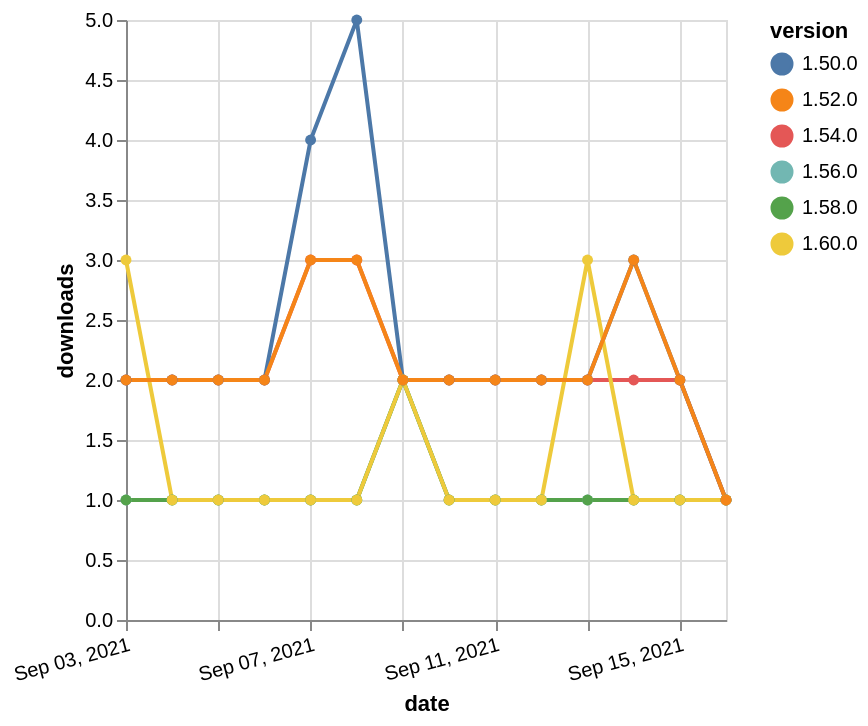

Write the Vega-Lite specification saved for this chart.
### Vega-Lite specification from a JSON file in a GitHub repository (floating-point values rounded to 4 significant figures)
{"$schema": "https://vega.github.io/schema/vega-lite/v5.json", "description": "A simple bar chart with embedded data.", "data": {"values": [{"date": "2021-09-03", "total": 263, "delta": 1, "version": "1.56.0"}, {"date": "2021-09-04", "total": 264, "delta": 1, "version": "1.56.0"}, {"date": "2021-09-05", "total": 265, "delta": 1, "version": "1.56.0"}, {"date": "2021-09-06", "total": 266, "delta": 1, "version": "1.56.0"}, {"date": "2021-09-07", "total": 267, "delta": 1, "version": "1.56.0"}, {"date": "2021-09-08", "total": 268, "delta": 1, "version": "1.56.0"}, {"date": "2021-09-09", "total": 270, "delta": 2, "version": "1.56.0"}, {"date": "2021-09-10", "total": 271, "delta": 1, "version": "1.56.0"}, {"date": "2021-09-11", "total": 272, "delta": 1, "version": "1.56.0"}, {"date": "2021-09-12", "total": 273, "delta": 1, "version": "1.56.0"}, {"date": "2021-09-13", "total": 274, "delta": 1, "version": "1.56.0"}, {"date": "2021-09-14", "total": 275, "delta": 1, "version": "1.56.0"}, {"date": "2021-09-15", "total": 276, "delta": 1, "version": "1.56.0"}, {"date": "2021-09-16", "total": 277, "delta": 1, "version": "1.56.0"}, {"date": "2021-09-03", "total": 2345, "delta": 2, "version": "1.54.0"}, {"date": "2021-09-04", "total": 2347, "delta": 2, "version": "1.54.0"}, {"date": "2021-09-05", "total": 2349, "delta": 2, "version": "1.54.0"}, {"date": "2021-09-06", "total": 2351, "delta": 2, "version": "1.54.0"}, {"date": "2021-09-07", "total": 2354, "delta": 3, "version": "1.54.0"}, {"date": "2021-09-08", "total": 2357, "delta": 3, "version": "1.54.0"}, {"date": "2021-09-09", "total": 2359, "delta": 2, "version": "1.54.0"}, {"date": "2021-09-10", "total": 2361, "delta": 2, "version": "1.54.0"}, {"date": "2021-09-11", "total": 2363, "delta": 2, "version": "1.54.0"}, {"date": "2021-09-12", "total": 2365, "delta": 2, "version": "1.54.0"}, {"date": "2021-09-13", "total": 2367, "delta": 2, "version": "1.54.0"}, {"date": "2021-09-14", "total": 2369, "delta": 2, "version": "1.54.0"}, {"date": "2021-09-15", "total": 2371, "delta": 2, "version": "1.54.0"}, {"date": "2021-09-16", "total": 2372, "delta": 1, "version": "1.54.0"}, {"date": "2021-09-03", "total": 219, "delta": 1, "version": "1.58.0"}, {"date": "2021-09-04", "total": 220, "delta": 1, "version": "1.58.0"}, {"date": "2021-09-05", "total": 221, "delta": 1, "version": "1.58.0"}, {"date": "2021-09-06", "total": 222, "delta": 1, "version": "1.58.0"}, {"date": "2021-09-07", "total": 223, "delta": 1, "version": "1.58.0"}, {"date": "2021-09-08", "total": 224, "delta": 1, "version": "1.58.0"}, {"date": "2021-09-09", "total": 226, "delta": 2, "version": "1.58.0"}, {"date": "2021-09-10", "total": 227, "delta": 1, "version": "1.58.0"}, {"date": "2021-09-11", "total": 228, "delta": 1, "version": "1.58.0"}, {"date": "2021-09-12", "total": 229, "delta": 1, "version": "1.58.0"}, {"date": "2021-09-13", "total": 230, "delta": 1, "version": "1.58.0"}, {"date": "2021-09-14", "total": 231, "delta": 1, "version": "1.58.0"}, {"date": "2021-09-15", "total": 232, "delta": 1, "version": "1.58.0"}, {"date": "2021-09-16", "total": 233, "delta": 1, "version": "1.58.0"}, {"date": "2021-09-03", "total": 3380, "delta": 2, "version": "1.50.0"}, {"date": "2021-09-04", "total": 3382, "delta": 2, "version": "1.50.0"}, {"date": "2021-09-05", "total": 3384, "delta": 2, "version": "1.50.0"}, {"date": "2021-09-06", "total": 3386, "delta": 2, "version": "1.50.0"}, {"date": "2021-09-07", "total": 3390, "delta": 4, "version": "1.50.0"}, {"date": "2021-09-08", "total": 3395, "delta": 5, "version": "1.50.0"}, {"date": "2021-09-09", "total": 3397, "delta": 2, "version": "1.50.0"}, {"date": "2021-09-10", "total": 3399, "delta": 2, "version": "1.50.0"}, {"date": "2021-09-11", "total": 3401, "delta": 2, "version": "1.50.0"}, {"date": "2021-09-12", "total": 3403, "delta": 2, "version": "1.50.0"}, {"date": "2021-09-13", "total": 3405, "delta": 2, "version": "1.50.0"}, {"date": "2021-09-14", "total": 3408, "delta": 3, "version": "1.50.0"}, {"date": "2021-09-15", "total": 3410, "delta": 2, "version": "1.50.0"}, {"date": "2021-09-16", "total": 3411, "delta": 1, "version": "1.50.0"}, {"date": "2021-09-03", "total": 210, "delta": 3, "version": "1.60.0"}, {"date": "2021-09-04", "total": 211, "delta": 1, "version": "1.60.0"}, {"date": "2021-09-05", "total": 212, "delta": 1, "version": "1.60.0"}, {"date": "2021-09-06", "total": 213, "delta": 1, "version": "1.60.0"}, {"date": "2021-09-07", "total": 214, "delta": 1, "version": "1.60.0"}, {"date": "2021-09-08", "total": 215, "delta": 1, "version": "1.60.0"}, {"date": "2021-09-09", "total": 217, "delta": 2, "version": "1.60.0"}, {"date": "2021-09-10", "total": 218, "delta": 1, "version": "1.60.0"}, {"date": "2021-09-11", "total": 219, "delta": 1, "version": "1.60.0"}, {"date": "2021-09-12", "total": 220, "delta": 1, "version": "1.60.0"}, {"date": "2021-09-13", "total": 223, "delta": 3, "version": "1.60.0"}, {"date": "2021-09-14", "total": 224, "delta": 1, "version": "1.60.0"}, {"date": "2021-09-15", "total": 225, "delta": 1, "version": "1.60.0"}, {"date": "2021-09-16", "total": 226, "delta": 1, "version": "1.60.0"}, {"date": "2021-09-03", "total": 2694, "delta": 2, "version": "1.52.0"}, {"date": "2021-09-04", "total": 2696, "delta": 2, "version": "1.52.0"}, {"date": "2021-09-05", "total": 2698, "delta": 2, "version": "1.52.0"}, {"date": "2021-09-06", "total": 2700, "delta": 2, "version": "1.52.0"}, {"date": "2021-09-07", "total": 2703, "delta": 3, "version": "1.52.0"}, {"date": "2021-09-08", "total": 2706, "delta": 3, "version": "1.52.0"}, {"date": "2021-09-09", "total": 2708, "delta": 2, "version": "1.52.0"}, {"date": "2021-09-10", "total": 2710, "delta": 2, "version": "1.52.0"}, {"date": "2021-09-11", "total": 2712, "delta": 2, "version": "1.52.0"}, {"date": "2021-09-12", "total": 2714, "delta": 2, "version": "1.52.0"}, {"date": "2021-09-13", "total": 2716, "delta": 2, "version": "1.52.0"}, {"date": "2021-09-14", "total": 2719, "delta": 3, "version": "1.52.0"}, {"date": "2021-09-15", "total": 2721, "delta": 2, "version": "1.52.0"}, {"date": "2021-09-16", "total": 2722, "delta": 1, "version": "1.52.0"}]}, "width": "container", "mark": {"type": "line", "point": {"filled": true}}, "encoding": {"x": {"field": "date", "type": "temporal", "timeUnit": "yearmonthdate", "title": "date", "axis": {"labelAngle": -15}}, "y": {"field": "delta", "type": "quantitative", "title": "downloads"}, "color": {"field": "version", "type": "nominal"}, "tooltip": {"field": "delta"}}}
